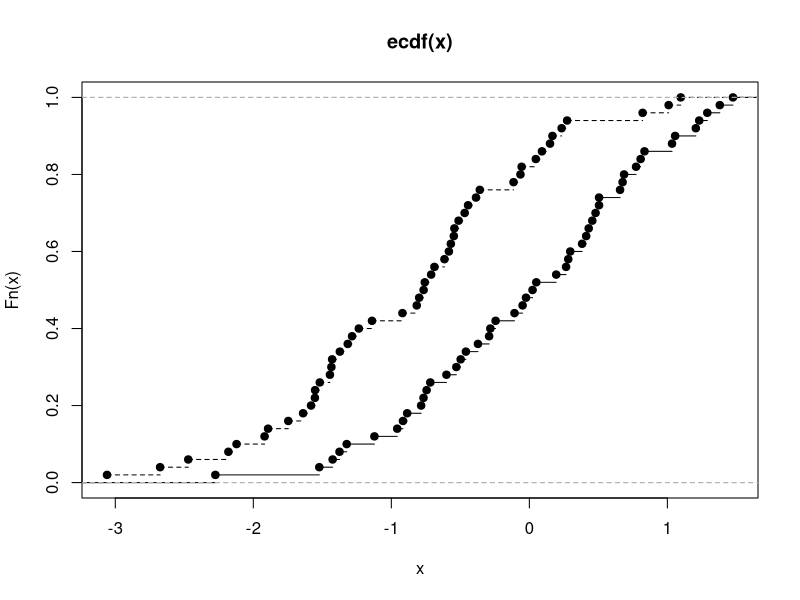

The R source for this figure:

# Shapiro wilk tests
shapiro.test(rnorm(100, mean = 5, sd = 3))
shapiro.test(runif(100, min = 2, max = 4))

# Kolmogorov-Smirnov tests
require(graphics)

x <- rnorm(50)
y <- runif(30)
# Do x and y come from the same distribution?
ks.test(x, y)
# Does x come from a shifted gamma distribution with shape 3 and rate 2?
ks.test(x+2, "pgamma", 3, 2) # two-sided, exact
ks.test(x+2, "pgamma", 3, 2, exact = FALSE)
ks.test(x+2, "pgamma", 3, 2, alternative = "gr")

# test if x is stochastically larger than x2
x2 <- rnorm(50, -1)
plot(ecdf(x), xlim = range(c(x, x2)))
plot(ecdf(x2), add = TRUE, lty = "dashed")
t.test(x, x2, alternative = "g")
wilcox.test(x, x2, alternative = "g")
ks.test(x, x2, alternative = "l")
